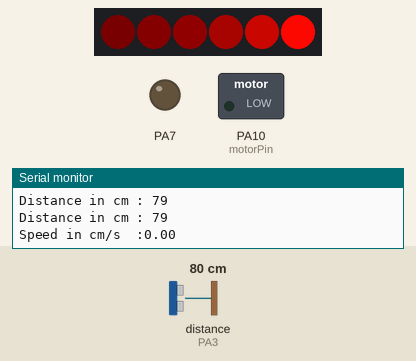
A sketch run on a simulated STM32 Blue Pill. On the bench: 6 RGB LEDs in strip order, left to right, switched loads named in the sketch (green lamp = pin HIGH), output pins drawn as LEDs (lit = HIGH), the last lines printed to the serial monitor. Wiring (inferred from the names in the program): ultrasonic range finder: trigger PA2; echo PA3. Dashed ring = blinking. The inputs (shaded band) are chosen by the test bench; at power-on: distance to the obstacle (sensor on PA3) 80 cm. The echo pulse lasts 58.3 µs per cm; dim RGB values are drawn brighter than linear; pins used as bus, display or sensor lines are not drawn.

Above: at 1.5 s.
1.6 s: distance to the obstacle (sensor on PA3) set to 23 cm
3.7 s: distance to the obstacle (sensor on PA3) set to 18 cm
At 5.96 s:
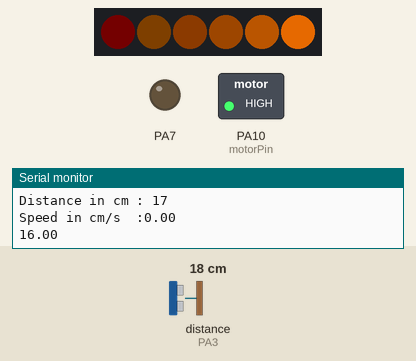
6.7 s: distance to the obstacle (sensor on PA3) set to 35 cm
At 8.69 s:
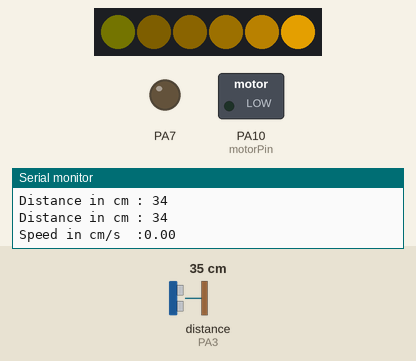
9.7 s: distance to the obstacle (sensor on PA3) set to 2 cm
At 12.19 s:
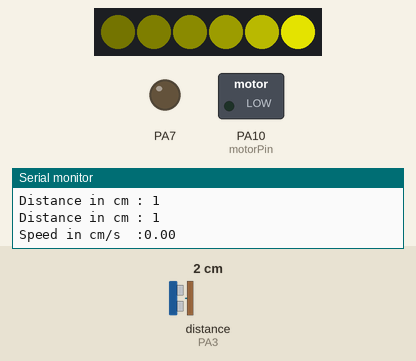
Timing chart, 0 to 18.9 s (numbered marks = the images above; inputs shaded):
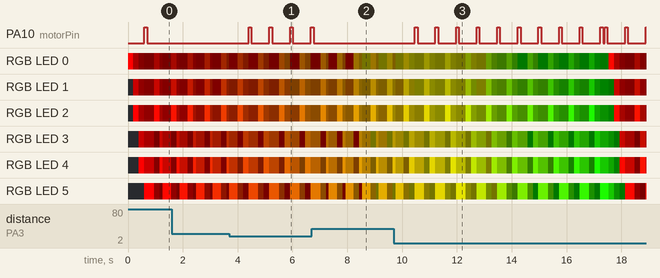

Measured:
- the behaviour switches between 21 and 20 cm on distance to the obstacle (sensor on PA3) (found by bisection; images 0 and 1)
- after the input at 3.7 s, PA10 (motorPin): alternates HIGH for 0.10 s and LOW for 0.66 s, starting after 0.71 s
- after the input at 6.7 s, PA10 (motorPin): goes on until 6.8 s, then stays LOW
- after the input at 9.7 s, PA10 (motorPin): LOW → HIGH after 0.76 s, → LOW 0.10 s later, → HIGH 0.65 s later, → LOW 0.10 s later, … (25 changes in this stretch)

The sketch:

LED_Sensor_Motor.ino
```cpp
// LEDs
#include <FastLED.h>
#define NUM_LEDS 6
CRGBArray<NUM_LEDS> leds;

double feetUntilTurn=25;
double totalFeet=feetUntilTurn;
int val = 0;         // variable to store the read value
int LEFT=0;
int RIGHT=1;
//int feetUntilTurn = 600;

// motion sensor
#define echoPin 3 // attach pin D2 Arduino to pin Echo of HC-SR04
#define trigPin 2 //attach pin D3 Arduino to pin Trig of HC-SR04

//vibration motor
int motorPin = 10;

// defines variables
long duration; // variable for the duration of sound wave travel
int distance; // variable for the distance measurement
int distance1=0;
int distance2=0;
double Speed=0;
double Delay=0.1;

void setup() {

  //LED set up
  FastLED.addLeds<NEOPIXEL,5>(leds, NUM_LEDS);

  pinMode(trigPin, OUTPUT); // Sets the trigPin as an OUTPUT
  pinMode(echoPin, INPUT); // Sets the echoPin as an INPUT
  pinMode( 7 , OUTPUT);

  pinMode(motorPin, OUTPUT);
  Serial.begin(9600);
  Serial.println("LED test");
}

void loop() {
  int turnDirection = LEFT;
  int hue = 95 - (feetUntilTurn/totalFeet)*95;
  if(feetUntilTurn > 100) {
    changeColor(hue);
  } else if (feetUntilTurn > 0) {
    turnSignal(hue);
  } else if (feetUntilTurn == 0) {
    feetUntilTurn = 25;
    totalFeet = 25;
  }
  feetUntilTurn--;
  Serial.println(feetUntilTurn);
  checkDistance(distance, Speed);
  distance = ultrasonicRead();
  Speed = getSpeed();


}


void checkDistance(double distance, double Speed) {
  if (distance < 20) {
    digitalWrite(motorPin, HIGH);
    delay(100);  // delay one second
    digitalWrite(motorPin, LOW);  //stop vibrating
    delay(50); //wait 50 seconds.
  }
}
float getSpeed() {
  //calculating Speed
   distance1 = ultrasonicRead(); //calls ultrasoninicRead() function below

   delay(Delay);//giving a time gap of 1 sec

   distance2 = ultrasonicRead(); //calls ultrasoninicRead() function below

   //formula change in distance divided by change in time
   Speed = (distance2 - distance1)/Delay; //as the time gap is 1 sec we divide it by 1.

  //Displaying Speed
  Serial.print("Speed in cm/s  :");
  Serial.println(Speed);
}

float ultrasonicRead () {
  // Clears the trigPin
  digitalWrite(trigPin, LOW);
  delayMicroseconds(2);

  // Sets the trigPin on HIGH state for 10 micro seconds
  digitalWrite(trigPin, HIGH);
  delayMicroseconds(10);
  digitalWrite(trigPin, LOW);

  // Reads the echoPin, returns the sound wave travel time in microseconds
  duration = pulseIn(echoPin, HIGH);

  //calculating distance
  distance= duration*0.034/2;

  // Prints the distance on the Serial Monitor
  Serial.print("Distance in cm : ");
  Serial.println(distance);
  return distance;
}

void changeColor(int hue) {
  for(int i = 0; i < NUM_LEDS; i++) {
    leds[i] = CHSV(hue, 255, 255);
    FastLED.delay(10);
  }
}

void turnSignal(int hue) {
  for(int i = 0; i < NUM_LEDS; i++) {
    leds.fadeToBlackBy(150);
    leds[i] = CHSV(hue, 255, 255);
    FastLED.delay(100);
  }
}
```
